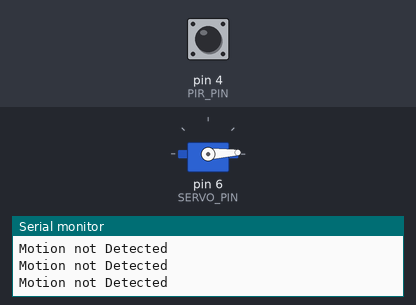
The sketch below on a simulated Arduino Uno, built with avr-gcc and run on an emulated ATmega328P. On the bench: servo, the last lines printed to the serial monitor. Wiring (inferred from the names in the program): servo: signal pin 6. Inputs (shaded band) come from the test bench; at power-on: pin 4 (PIR_PIN) LOW. Servo pulses on a pin are drawn as a servo (544–2400 µs = 0–180°).

Above: at 0.8 s.
0.9 s: pin 4 (PIR_PIN) driven HIGH
At 2.1 s:
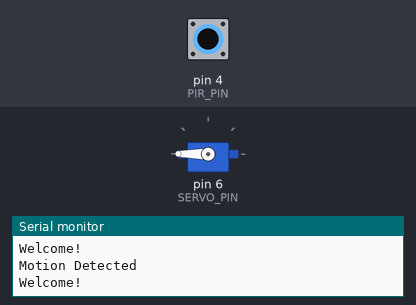
2.4 s: pin 4 (PIR_PIN) driven LOW
At 2.7 s:
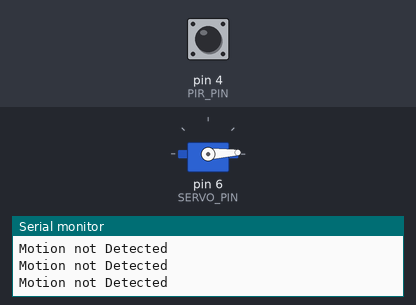
5.4 s: pin 4 (PIR_PIN) pulsed HIGH 2 times (0.12 s each, 0.3 s apart)
At 5.64 s:
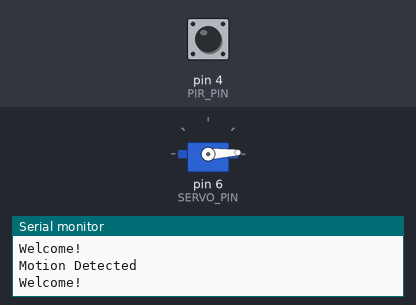
Timing chart, 0 to 8.4 s (numbered marks = the images above; inputs shaded):
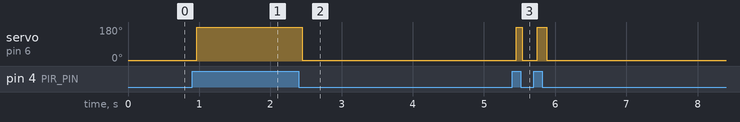

Measured:
- after the input at 0.9 s, servo on pin 6 (SERVO_PIN): 3° → 180° after 0.07 s
- after the input at 2.4 s, servo on pin 6 (SERVO_PIN): 180° → 3° after 0.05 s
- after the input at 5.4 s, servo on pin 6 (SERVO_PIN): alternates 180° for 0.11 s and 3° for 0.21 s, 4 changes in all, then stays 3°, starting after 0.05 s

The sketch:

Project.ino
```cpp
#include <avr/io.h>
#include <util/delay.h>
#define F_CPU 16000000UL
#define SERVO_PIN 6
#define PIR_PIN 4

void rotateServo(int degrees){
  int pulseWidth=(degrees*11)+500;
  PORTD |=(1<<SERVO_PIN);
  _delay_us(pulseWidth);
  PORTD &= ~(1<<SERVO_PIN);
  _delay_us(19500);
}

int main(void) {
  DDRD |= (1<<SERVO_PIN);
  DDRD &= ~(1 << PIR_PIN);
  Serial.begin(9600);
  while(1){
    if(PIND & (1<<PIR_PIN)){
      Serial.println("Motion Detected");
      Serial.println("Welcome!");
      rotateServo(180);
    } else {
      Serial.println("Motion not Detected");
      rotateServo(0);
    }
  }
  return 0;
}
```
